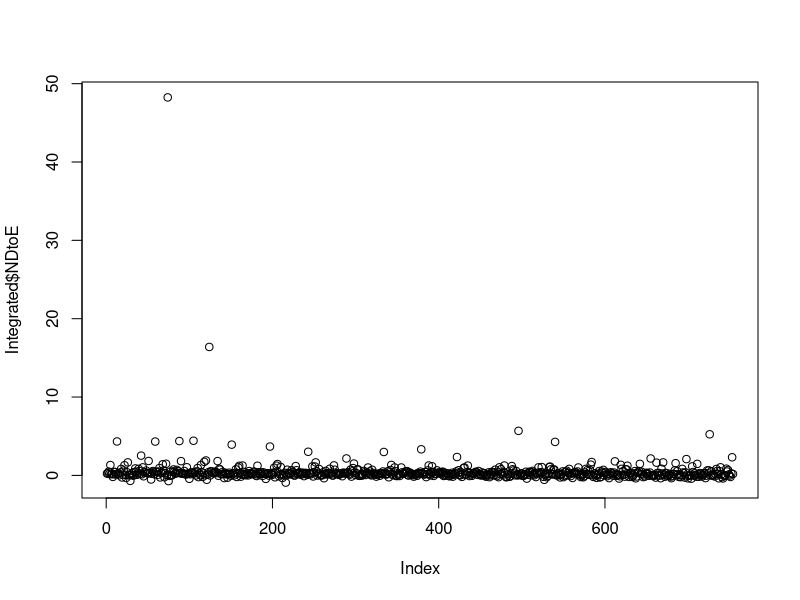

Source code (R):

library(tidyverse)
library(tseries)

Integrated = read_csv("df.csv")

Integrated = Integrated %>% filter(!is.na(`Shareholders' Equity - Attributable to Parent ShHold - Total`))

#Test
#Integrated = Integrated %>% filter(Instrument == "EQNR.OL")

for (i in 1:nrow(Integrated)) {
  if (is.na(Integrated$`Tax Rate - Actual`[i])) {
    if (!is.na(Integrated$`Effective Tax Rate, (%)`[i])) {
      Integrated$`Tax Rate - Actual`[i] = Integrated$`Effective Tax Rate, (%)`[i]
    }else{
      Integrated$`Tax Rate - Actual`[i] = Integrated$`Tax Rate - Mean`[i]
      
    }
  }
}
Integrated = Integrated %>%
  group_by(Integrated$`Company Common Name`) %>%
  filter(n() >= 3)


Integrated$NDtoE = Integrated$`Net Debt to Total Equity`
Integrated$Size = log(Integrated$`Total Assets`)
Integrated$Tangibility = Integrated$`PPE - Net Percentage of Total Assets`
Integrated$GrowthO = Integrated$`Market Capitalization`/Integrated$`Total Assets`
Integrated$TaxRate = Integrated$`Tax Rate - Actual`
Integrated$DtoE = Integrated$`Total Debt Percentage of Total Equity`/100

Integrated = Integrated %>% filter(Instrument != "PETR4.SA")

# just to check, cant just remove all N/a and replace with 0.
Integrated[is.na(Integrated)] = 0
reg_int = lm(DtoE ~
               lag(DtoE)+
               Size+
               Tangibility+
               GrowthO+
               TaxRate
               ,
             data = Integrated
)

reg_int

library(car)

vif(reg_int)
adf.test(Integrated$NDtoE)
adf.test(Integrated$Size)
adf.test(Integrated$Tangibility)
adf.test(Integrated$GrowthO)
adf.test(Integrated$TaxRate)


plot(Integrated$NDtoE)
